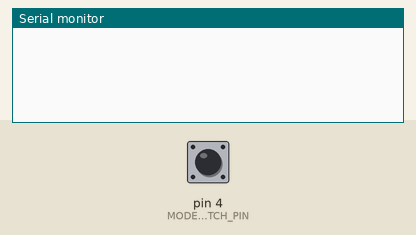
Bench run of a sketch on a simulated Arduino Uno, built with avr-gcc and run on an emulated ATmega328P. On the bench: the last lines printed to the serial monitor. The test bench sets the inputs (shaded band); at power-on: pin 4 (MODE_SWITCH_PIN) LOW.

Above: at 1.2 s.
1.3 s: pin 4 (MODE_SWITCH_PIN) pulled HIGH for 0.15 s
At 1.43 s:
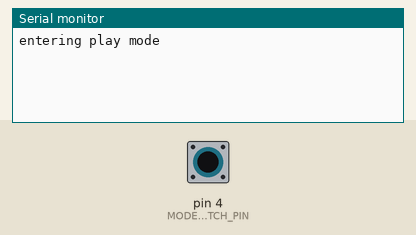
At 2.0 s:
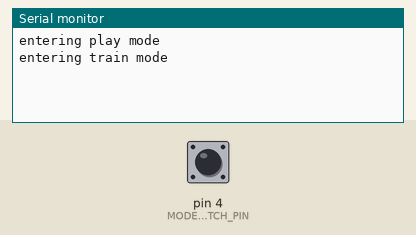

Measured:
- after the input at 1.3 s, the serial monitor: prints a new line at once (image 1)

The sketch:

test_mode_switch.ino
```cpp
#include <Bounce2.h>

const byte MODE_SWITCH_PIN = 4;
Bounce MODE_SWITCH_debounder = Bounce();
bool activeMode = 0;

void setup() {
  Serial.begin(9600);
  init_mode_switch();
}

// the loop routine runs over and over again forever:
void loop() {
  read_mode_switch();
}

void read_mode_switch() {
  MODE_SWITCH_debounder.update();
  if ( MODE_SWITCH_debounder.rose() ) {
    activeMode = true;
    Serial.println("entering play mode");
  } else if ( MODE_SWITCH_debounder.fell() ) {
    activeMode = false;
    Serial.println("entering train mode");
  }
}

void init_mode_switch() {
  pinMode(MODE_SWITCH_PIN, INPUT);
  MODE_SWITCH_debounder.attach(MODE_SWITCH_PIN);
  MODE_SWITCH_debounder.interval(5);
}
```
